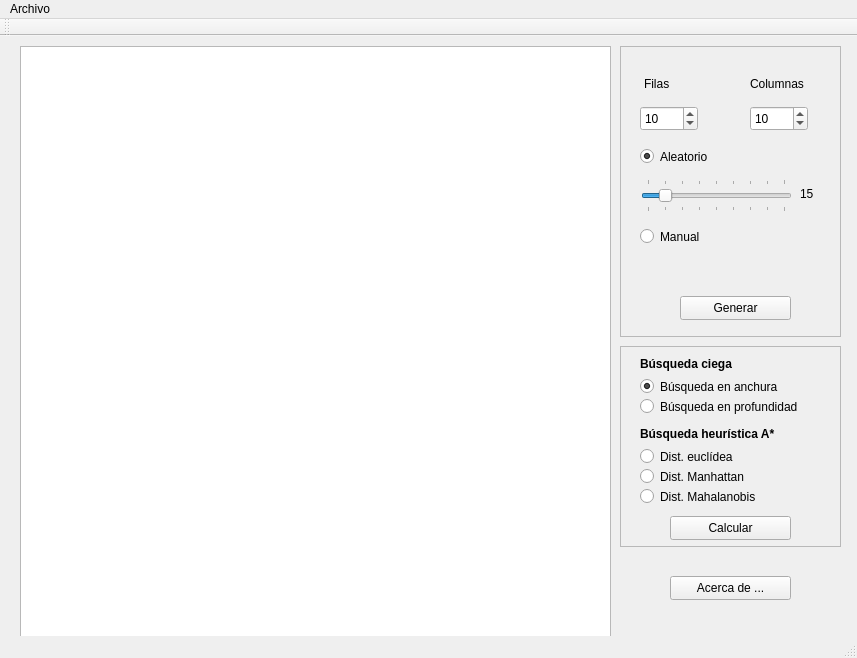
<?xml version="1.0" encoding="UTF-8"?>
<ui version="4.0">
 <class>MainWindow</class>
 <widget class="QMainWindow" name="MainWindow">
  <property name="geometry">
   <rect>
    <x>0</x>
    <y>0</y>
    <width>857</width>
    <height>658</height>
   </rect>
  </property>
  <property name="windowTitle">
   <string>*** IA - 2011/2012 - Estrategias de búsquedas ***</string>
  </property>
  <widget class="QWidget" name="centralWidget">
   <widget class="QGraphicsView" name="graphicsView">
    <property name="geometry">
     <rect>
      <x>20</x>
      <y>10</y>
      <width>591</width>
      <height>591</height>
     </rect>
    </property>
   </widget>
   <widget class="QFrame" name="frame">
    <property name="geometry">
     <rect>
      <x>620</x>
      <y>10</y>
      <width>221</width>
      <height>291</height>
     </rect>
    </property>
    <property name="frameShape">
     <enum>QFrame::StyledPanel</enum>
    </property>
    <property name="frameShadow">
     <enum>QFrame::Raised</enum>
    </property>
    <widget class="QRadioButton" name="radioButton_random">
     <property name="geometry">
      <rect>
       <x>20</x>
       <y>100</y>
       <width>102</width>
       <height>21</height>
      </rect>
     </property>
     <property name="text">
      <string>Aleatorio</string>
     </property>
     <property name="checked">
      <bool>true</bool>
     </property>
    </widget>
    <widget class="QRadioButton" name="radioButton_manual">
     <property name="geometry">
      <rect>
       <x>20</x>
       <y>180</y>
       <width>102</width>
       <height>21</height>
      </rect>
     </property>
     <property name="text">
      <string>Manual</string>
     </property>
    </widget>
    <widget class="QSpinBox" name="spinBox_rows">
     <property name="geometry">
      <rect>
       <x>20</x>
       <y>60</y>
       <width>58</width>
       <height>25</height>
      </rect>
     </property>
     <property name="value">
      <number>10</number>
     </property>
    </widget>
    <widget class="QSpinBox" name="spinBox_cols">
     <property name="geometry">
      <rect>
       <x>130</x>
       <y>60</y>
       <width>58</width>
       <height>25</height>
      </rect>
     </property>
     <property name="value">
      <number>10</number>
     </property>
    </widget>
    <widget class="QLabel" name="label">
     <property name="geometry">
      <rect>
       <x>24</x>
       <y>30</y>
       <width>50</width>
       <height>15</height>
      </rect>
     </property>
     <property name="text">
      <string>Filas</string>
     </property>
    </widget>
    <widget class="QLabel" name="label_2">
     <property name="geometry">
      <rect>
       <x>130</x>
       <y>30</y>
       <width>61</width>
       <height>16</height>
      </rect>
     </property>
     <property name="text">
      <string>Columnas</string>
     </property>
    </widget>
    <widget class="QPushButton" name="pushButton_generate">
     <property name="geometry">
      <rect>
       <x>60</x>
       <y>250</y>
       <width>111</width>
       <height>24</height>
      </rect>
     </property>
     <property name="text">
      <string>Generar</string>
     </property>
    </widget>
    <widget class="QSlider" name="slider_densidad">
     <property name="geometry">
      <rect>
       <x>21</x>
       <y>133</y>
       <width>151</width>
       <height>33</height>
      </rect>
     </property>
     <property name="minimum">
      <number>5</number>
     </property>
     <property name="maximum">
      <number>85</number>
     </property>
     <property name="value">
      <number>15</number>
     </property>
     <property name="orientation">
      <enum>Qt::Horizontal</enum>
     </property>
     <property name="tickPosition">
      <enum>QSlider::TicksBothSides</enum>
     </property>
    </widget>
    <widget class="QLabel" name="label_densidad">
     <property name="geometry">
      <rect>
       <x>180</x>
       <y>140</y>
       <width>16</width>
       <height>16</height>
      </rect>
     </property>
     <property name="text">
      <string>15</string>
     </property>
    </widget>
   </widget>
   <widget class="QFrame" name="frame_2">
    <property name="geometry">
     <rect>
      <x>620</x>
      <y>310</y>
      <width>221</width>
      <height>201</height>
     </rect>
    </property>
    <property name="frameShape">
     <enum>QFrame::StyledPanel</enum>
    </property>
    <property name="frameShadow">
     <enum>QFrame::Raised</enum>
    </property>
    <widget class="QRadioButton" name="radioButton_ciegaAnchura">
     <property name="enabled">
      <bool>true</bool>
     </property>
     <property name="geometry">
      <rect>
       <x>20</x>
       <y>30</y>
       <width>171</width>
       <height>21</height>
      </rect>
     </property>
     <property name="text">
      <string>Búsqueda en anchura</string>
     </property>
     <property name="checked">
      <bool>true</bool>
     </property>
    </widget>
    <widget class="QRadioButton" name="radioButton_heuristica">
     <property name="geometry">
      <rect>
       <x>20</x>
       <y>100</y>
       <width>171</width>
       <height>21</height>
      </rect>
     </property>
     <property name="text">
      <string>Dist. euclídea</string>
     </property>
     <property name="checked">
      <bool>false</bool>
     </property>
    </widget>
    <widget class="QPushButton" name="pushButton_calcular">
     <property name="geometry">
      <rect>
       <x>50</x>
       <y>170</y>
       <width>121</width>
       <height>24</height>
      </rect>
     </property>
     <property name="text">
      <string>Calcular</string>
     </property>
    </widget>
    <widget class="QRadioButton" name="radioButton_ciegaProfundidad">
     <property name="enabled">
      <bool>true</bool>
     </property>
     <property name="geometry">
      <rect>
       <x>20</x>
       <y>50</y>
       <width>191</width>
       <height>21</height>
      </rect>
     </property>
     <property name="text">
      <string>Búsqueda en profundidad</string>
     </property>
     <property name="checked">
      <bool>false</bool>
     </property>
    </widget>
    <widget class="QLabel" name="label_3">
     <property name="geometry">
      <rect>
       <x>20</x>
       <y>10</y>
       <width>121</width>
       <height>16</height>
      </rect>
     </property>
     <property name="font">
      <font>
       <pointsize>9</pointsize>
       <weight>75</weight>
       <bold>true</bold>
      </font>
     </property>
     <property name="text">
      <string>Búsqueda ciega</string>
     </property>
    </widget>
    <widget class="QLabel" name="label_4">
     <property name="geometry">
      <rect>
       <x>20</x>
       <y>80</y>
       <width>161</width>
       <height>16</height>
      </rect>
     </property>
     <property name="font">
      <font>
       <pointsize>9</pointsize>
       <weight>75</weight>
       <bold>true</bold>
      </font>
     </property>
     <property name="text">
      <string>Búsqueda heurística A*</string>
     </property>
    </widget>
    <widget class="QRadioButton" name="radioButton_heuristica_2">
     <property name="geometry">
      <rect>
       <x>20</x>
       <y>120</y>
       <width>181</width>
       <height>21</height>
      </rect>
     </property>
     <property name="text">
      <string>Dist. Manhattan</string>
     </property>
    </widget>
    <widget class="QRadioButton" name="radioButton_heuristica_3">
     <property name="geometry">
      <rect>
       <x>20</x>
       <y>140</y>
       <width>161</width>
       <height>21</height>
      </rect>
     </property>
     <property name="text">
      <string>Dist. Mahalanobis</string>
     </property>
    </widget>
   </widget>
   <widget class="QPushButton" name="pushButton_acercaDe">
    <property name="geometry">
     <rect>
      <x>670</x>
      <y>540</y>
      <width>121</width>
      <height>24</height>
     </rect>
    </property>
    <property name="text">
     <string>Acerca de ...</string>
    </property>
   </widget>
  </widget>
  <widget class="QMenuBar" name="menuBar">
   <property name="geometry">
    <rect>
     <x>0</x>
     <y>0</y>
     <width>857</width>
     <height>21</height>
    </rect>
   </property>
   <widget class="QMenu" name="menuArchivo">
    <property name="title">
     <string>Archivo</string>
    </property>
    <addaction name="actionAbrir_tablero"/>
    <addaction name="actionGuardar_tablero"/>
    <addaction name="separator"/>
    <addaction name="actionSalir"/>
   </widget>
   <addaction name="menuArchivo"/>
  </widget>
  <widget class="QToolBar" name="mainToolBar">
   <attribute name="toolBarArea">
    <enum>TopToolBarArea</enum>
   </attribute>
   <attribute name="toolBarBreak">
    <bool>false</bool>
   </attribute>
  </widget>
  <widget class="QStatusBar" name="statusBar"/>
  <action name="actionAbrir_tablero">
   <property name="text">
    <string>Abrir tablero...</string>
   </property>
  </action>
  <action name="actionGuardar_tablero">
   <property name="text">
    <string>Guardar tablero...</string>
   </property>
  </action>
  <action name="actionSalir">
   <property name="text">
    <string>Salir</string>
   </property>
  </action>
 </widget>
 <layoutdefault spacing="6" margin="11"/>
 <resources/>
 <connections/>
</ui>
